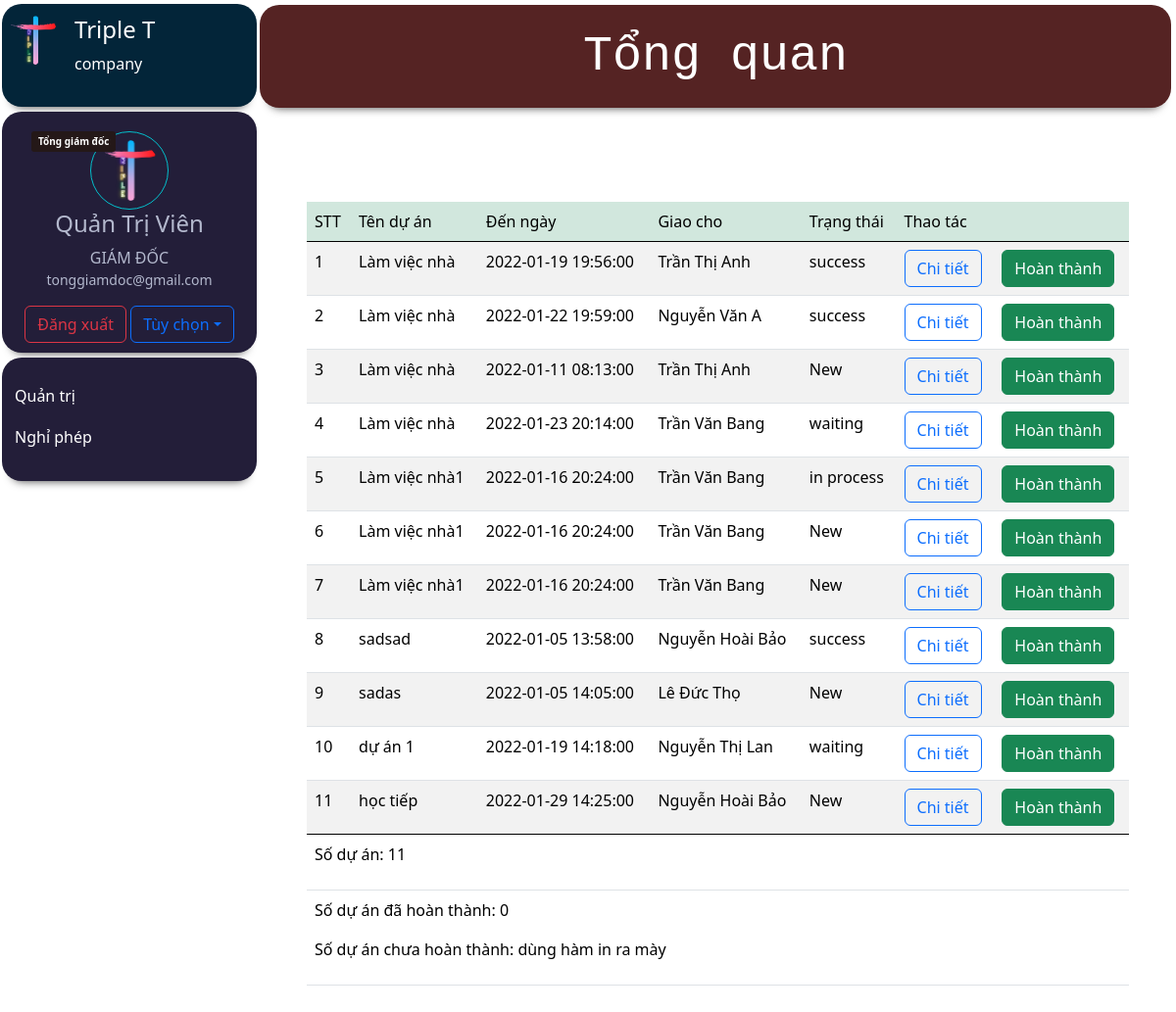
The page /dist/manage_task.php (signed in) on the database its author committed.
### tables this page shows
CREATE TABLE `nhanvien` (
  `stt` int(11) NOT NULL,
  `avatar` varchar(128) DEFAULT NULL,
  `chucvu` varchar(128) DEFAULT NULL,
  `phongban` varchar(128) DEFAULT NULL,
  `lastname` varchar(128) DEFAULT NULL,
  `firstname` varchar(128) DEFAULT NULL,
  `ngaysinh` date DEFAULT NULL,
  `gender` varchar(128) DEFAULT NULL,
  `cccd` varchar(128) NOT NULL,
  `ngaycap` date DEFAULT NULL,
  `noicap` varchar(128) DEFAULT NULL,
  `quoctich` varchar(128) DEFAULT NULL,
  `dantoc` varchar(128) DEFAULT NULL,
  `tongiao` varchar(128) DEFAULT NULL,
  `noisinh` varchar(128) DEFAULT NULL,
  `thuongtru` varchar(128) DEFAULT NULL,
  `sdt` bigint(20) DEFAULT NULL,
  `sdtkc` bigint(20) DEFAULT NULL,
  `quanhe` varchar(128) DEFAULT NULL,
  `email` varchar(128) DEFAULT NULL,
  `duoiemail` varchar(128) DEFAULT NULL,
  `stk` bigint(20) DEFAULT NULL,
  `nganhang` varchar(128) DEFAULT NULL
);

CREATE TABLE `duan` (
  `mada` int(11) NOT NULL,
  `tenda` text NOT NULL,
  `mota` varchar(500) NOT NULL,
  `ngaytao` datetime NOT NULL,
  `ngaynop` datetime NOT NULL,
  `tennv` varchar(128) NOT NULL,
  `trangthai` varchar(128) NOT NULL DEFAULT 'New',
  `phongban` varchar(128) NOT NULL
);

### www/dist/config.php (called while the page is built, shortened)
<?php
  function connection() {
    $conn = new mysqli(host, user, pass, dbName);
    return $conn;
  }
    function getDuan() {
        $sql = 'select * from duan';
        $conn = connection();
        $stmt = $conn->prepare($sql);
        if ( !$stmt->execute() ) {
            return array('code'=>1, 'error'=>'Excute command failled');
        }
        $result = $stmt->get_result();
        $data = array();
        while ($row = $result->fetch_assoc())
        {
            $data[] = $row;
        }
        return array('code'=>0, 'error'=>'', 'data'=>$data);
    }
?>

### www/dist/manage_task.php (the view, shortened to what this page needs)
<?php
    require_once('config.php');
    $result = getDuan();
    if ($result['code']==0) {
      $duanList = $result['data'];
      $number_of_duan = count($duanList);
    }
    $demprocess = 0;
?>
<!doctype html>
<html lang="en">
  <head>
    <link href="https://cdn.jsdelivr.net/npm/bootstrap@5.0.2/dist/css/bootstrap.min.css" rel="stylesheet"
>
    <link href="../assets/dist/css/bootstrap.min.css" rel="stylesheet">
        <link rel="stylesheet" href="../style.css">
    </head>
<body>
<?php
    include 'sidebar.php';
?>
<div class="main">
<div class="tieude ">
    <p class="dongtieude">Tổng quan</p>
</div>
  <div class="container-fuild p-5 my-5">
            <div class="table-responsive">
                <table class="table table-hover table-striped rounded-3">
                    <thead class="table-success">
                        <tr>
                            <td>STT</td>
                            <td>Tên dự án</td>
                            <td>Đến ngày</td>
                            <td>Giao cho</td>
                            <td>Trạng thái</td>
                            <td colspan="2">Thao tác</td>
                        </tr>
                    </thead>
                    <tbody>
                    <?php
        $count1 = 0;
                        foreach ($duanList as $duan) {
                            $count1=$count1+1;
                            $duan1= $duan['mada'];
                            $duan2 = $duan['tenda'];
                            $duan5 = $duan['ngaynop'];
                            $duan6 = $duan['tennv'];
                            $duan7 = $duan['trangthai'];
                   ?>
                            <tr class="item">
                                <td><?=$count1?></td>
                                <td><?=$duan2?></td>
                                <td><?=$duan5?></td>
                                <td><?=$duan6?></td>
                                <td><?=$duan7?></td>
                                <td>
                                  <a class="btn btn-outline-primary" href="taskdetail.php?mada=<?=$duan1?>">Chi tiết</a>
                                </td>
                                <td>
                                  <a type="button" class="btn btn-success" href="manage_task.php?id=<?=$duan1?>">
                                  Hoàn thành</a>
                                </td>
                            </tr>
                          <?php
                        }
                      ?>
                    </tbody>
                    <tfoot>
                        <tr>
                            <td colspan="9">
                                <div class="clearfix">
                                    <p id="total-price" class="fl-right">Số dự án: <span><?=$number_of_duan?></span></p>
                                </div>
                            </td>
                        </tr>
                        <tr>
                            <td colspan="9">
                                <div class="clearfix">
                                    <div class="fl-right">
                                        <p id="total-price" class="fl-right">Số dự án đã hoàn thành: <?=$demprocess?></p>
                                        <p id="total-price" class="fl-right">Số dự án chưa hoàn thành: <span>dùng hàm in ra mày</span></p>
                                    </div>
                                </div>
                            </td>
                        </tr>
                    </tfoot>
                </table>
        </div>
</div>
  </body>
</html>

### www/dist/sidebar.php (shortened to what this page needs)
<?php
  $user = $_SESSION['user'];
  require_once('config.php');
  $conn = new mysqli('mysql-server', 'root', 'root', 'quantrivien');
  $sql = "SELECT * FROM nhanvien WHERE cccd='$user'";
  $result =$conn -> query($sql);
  $data = $result->fetch_array();
  $email = $data['email'].$data['duoiemail'];
  ?>
<div class ="home">
    <div class="flex-shrink-0 sidenav">
        <div class="logobrandcard">
            <div class="d-flex flex-row logothuonghieu">
                <div class="p-2"><a href="home.php"><img src="../images/logo.svg" width="50" /></a></div>
                <div class="p-2">
                    <h4>Triple T</h4>
                    <p>company</p>
                </div>
            </div>
        </div>
        <div class="profilecard">
            <span class="chucvu" chucvu="<?=$data['chucvu']?>"><?=$data['chucvu']?></span>
            <img class="round" src="../images/logo.png" height ="80" alt="user" />
            <h4 class="ten"><?=$_SESSION['name'] ?></h4>
            <h7 class ="phongban"><?=$data['phongban']?></h7>
            <p class ="email"><?=$email?></p>
            <a class="btn btn-outline-danger" href="logout.php">Đăng xuất</a>
            <button class="btn btn-outline-primary dropdown-toggle " data-bs-toggle="dropdown">Tùy chọn</button>
        </div>
        <div class="selectlist flex-fluid">
            <ul class="list-unstyled ps-0">
                <li class="mb-1 hidequantri" permission="<?=$_SESSION['permission'] ?>" >
                    <button class="btn title1 align-items-center rounded collapsed" data-bs-toggle="collapse" data-bs-target="#home-collapse" aria-expanded="false">
                    Quản trị
                    </button>
                </li>
                <li class="mb-1" >
                    <button class="btn title1 align-items-center rounded collapsed" data-bs-toggle="collapse" data-bs-target="#tinhnang-collapse" aria-expanded="false">
                    Nghỉ phép
                    </button>
                </li>
            </ul>
        </div>
    </div>
</div>

### www/style.css (style rules this page uses)
.main .tieude .dongtieude { text-align: center; font-size: 50px; font-family: 'Courier New', Courier, monospace; }
.main .tieude { background-color: #552323; border-radius: 20px; box-shadow: 0px 10px 10px -10px rgba(0,0,0,0.75); color: #ffffff; padding-top: 15px; position: relative; max-width: 100%; height: 105px; text-align: center; margin-top: 4px; margin-right: 5px; }
.sidenav { height: 100%; width: 260px; position: fixed; z-index: 1; top: 0; left: 2px; background-color: none; overflow-x: hidden; }
.sidenav .phongban { margin: 5px 0; text-transform: uppercase; }
.sidenav .email { font-size: 14px; line-height: 21px; }
.sidenav .logobrandcard { background-color: #032539; border-radius: 20px; box-shadow: 0px 10px 10px -10px rgba(0,0,0,0.75); color: #ffffff; padding-top: 4px; position: relative; max-width: 100%; text-align: left; margin-top: 4px; height: 105px; }
.sidenav .profilecard { background-color: #231E39; border-radius: 20px; box-shadow: 0px 10px 10px -10px rgba(0,0,0,0.75); color: #B3B8CD; padding-top: 20px; padding-bottom: 10px; position: relative; width: 350px; max-width: 100%; text-align: center; margin-top: 5px; }
.sidenav .profilecard .chucvu[chucvu="Tổng giám đốc"] { color: #ffffff; background-color: #241818; border-radius: 3px; font-size: 10px; font-weight: bold; padding: 3px 7px; position: absolute; top: 20px; left: 30px; }
.sidenav .profilecard .round { border: 1px solid #03BFCB; border-radius: 50%; padding: 8px; }
.sidenav .selectlist { background-color: #231E39; border-radius: 20px; box-shadow: 0px 10px 10px -10px rgba(0,0,0,0.75); color: #B3B8CD; padding-top: 20px; padding-bottom: 10px; position: relative; width: 350px; max-width: 100%; text-align: left; margin-top: 5px; }
.sidenav .rounded { color: rgb(255, 255, 255); }
.main { margin-left: 265px; margin-top: 5px; }

### rows shown on the page
nhanvien: chucvu "Tổng giám đốc", phongban "GIÁM ĐỐC", email "tonggiamdoc@gmail.com"
duan: tenda "Làm việc nhà", ngaynop "2022-01-19 19:56:00", tennv "Trần Thị Anh", trangthai "success"
duan: tenda "Làm việc nhà", ngaynop "2022-01-22 19:59:00", tennv "Nguyễn Văn A", trangthai "success"
duan: tenda "Làm việc nhà", ngaynop "2022-01-11 08:13:00", tennv "Trần Thị Anh", trangthai "New"
duan: tenda "Làm việc nhà", ngaynop "2022-01-23 20:14:00", tennv "Trần Văn Bang", trangthai "waiting"
duan: tenda "Làm việc nhà1", ngaynop "2022-01-16 20:24:00", tennv "Trần Văn Bang", trangthai "in process"
duan: tenda "Làm việc nhà1", ngaynop "2022-01-16 20:24:00", tennv "Trần Văn Bang", trangthai "New"
duan: tenda "Làm việc nhà1", ngaynop "2022-01-16 20:24:00", tennv "Trần Văn Bang", trangthai "New"
duan: tenda "sadsad", ngaynop "2022-01-05 13:58:00", tennv "Nguyễn Hoài Bảo", trangthai "success"
duan: tenda "sadas", ngaynop "2022-01-05 14:05:00", tennv "Lê Đức Thọ", trangthai "New"
duan: tenda "dự án 1", ngaynop "2022-01-19 14:18:00", tennv "Nguyễn Thị Lan", trangthai "waiting"
duan: tenda "học tiếp", ngaynop "2022-01-29 14:25:00", tennv "Nguyễn Hoài Bảo", trangthai "New"

### other values the page prints
$_SESSION['name'] "Quản Trị Viên"
$number_of_duan "11"
$demprocess "0"
